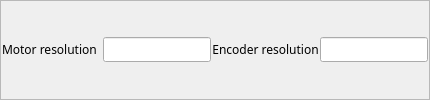
             <widget class="QFrame" name="frame">
              <property name="frameShape">
               <enum>QFrame::StyledPanel</enum>
              </property>
              <property name="frameShadow">
               <enum>QFrame::Raised</enum>
              </property>
              <layout class="QVBoxLayout" name="verticalLayout">
               <property name="spacing">
                <number>1</number>
               </property>
               <property name="margin">
                <number>1</number>
               </property>
               <item>
                <layout class="QHBoxLayout" name="horizontalLayout" stretch="1,1,1,1">
                 <property name="spacing">
                  <number>1</number>
                 </property>
                 <item>
                  <widget class="QLabel" name="label_3">
                   <property name="sizePolicy">
                    <sizepolicy hsizetype="Fixed" vsizetype="Preferred">
                     <horstretch>0</horstretch>
                     <verstretch>0</verstretch>
                    </sizepolicy>
                   </property>
                   <property name="minimumSize">
                    <size>
                     <width>100</width>
                     <height>0</height>
                    </size>
                   </property>
                   <property name="font">
                    <font>
                     <family>Abyssinica SIL</family>
                     <pointsize>9</pointsize>
                    </font>
                   </property>
                   <property name="text">
                    <string>Motor resolution</string>
                   </property>
                  </widget>
                 </item>
                 <item>
                  <widget class="QELineEdit" name="qelineedit">
                   <property name="sizePolicy">
                    <sizepolicy hsizetype="Minimum" vsizetype="Fixed">
                     <horstretch>0</horstretch>
                     <verstretch>0</verstretch>
                    </sizepolicy>
                   </property>
                   <property name="minimumSize">
                    <size>
                     <width>80</width>
                     <height>1</height>
                    </size>
                   </property>
                   <property name="font">
                    <font>
                     <family>Abyssinica SIL</family>
                     <pointsize>9</pointsize>
                    </font>
                   </property>
                   <property name="variable" stdset="0">
                    <string>$(DMC)$(M).MRES</string>
                   </property>
                   <property name="addUnits">
                    <bool>true</bool>
                   </property>
                  </widget>
                 </item>
                 <item>
                  <widget class="QLabel" name="label_4">
                   <property name="sizePolicy">
                    <sizepolicy hsizetype="Preferred" vsizetype="Preferred">
                     <horstretch>0</horstretch>
                     <verstretch>0</verstretch>
                    </sizepolicy>
                   </property>
                   <property name="font">
                    <font>
                     <family>Abyssinica SIL</family>
                     <pointsize>9</pointsize>
                    </font>
                   </property>
                   <property name="text">
                    <string>Encoder resolution</string>
                   </property>
                   <property name="alignment">
                    <set>Qt::AlignCenter</set>
                   </property>
                  </widget>
                 </item>
                 <item>
                  <widget class="QELineEdit" name="qelineedit_2">
                   <property name="sizePolicy">
                    <sizepolicy hsizetype="Minimum" vsizetype="Fixed">
                     <horstretch>0</horstretch>
                     <verstretch>0</verstretch>
                    </sizepolicy>
                   </property>
                   <property name="minimumSize">
                    <size>
                     <width>0</width>
                     <height>1</height>
                    </size>
                   </property>
                   <property name="font">
                    <font>
                     <family>Abyssinica SIL</family>
                     <pointsize>9</pointsize>
                    </font>
                   </property>
                   <property name="variable" stdset="0">
                    <string>$(DMC)$(M).ERES</string>
                   </property>
                   <property name="addUnits">
                    <bool>true</bool>
                   </property>
                  </widget>
                 </item>
                </layout>
               </item>
              </layout>
             </widget>
